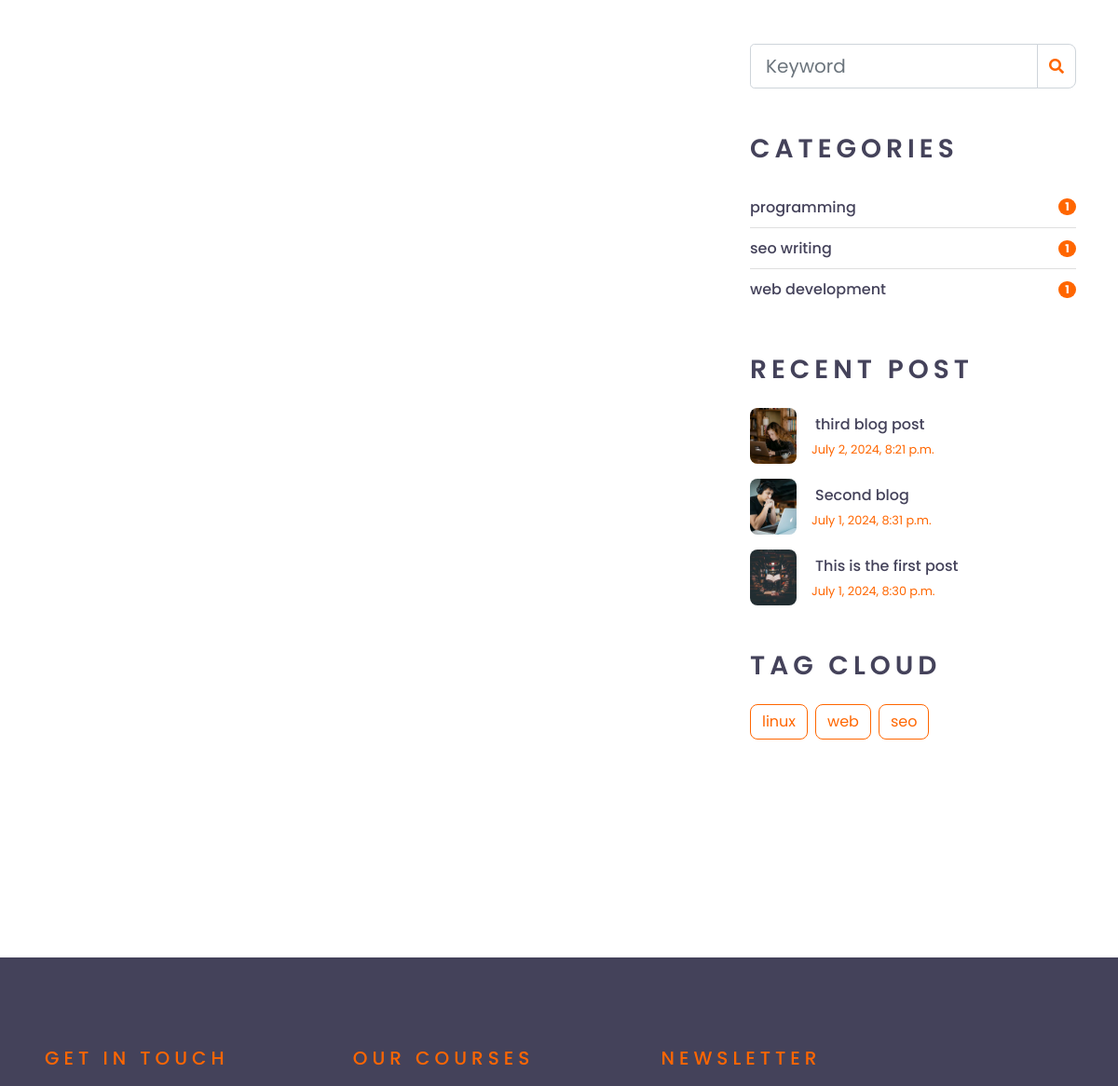
/search/ (middle part), run on an earlier commit of the app's database.
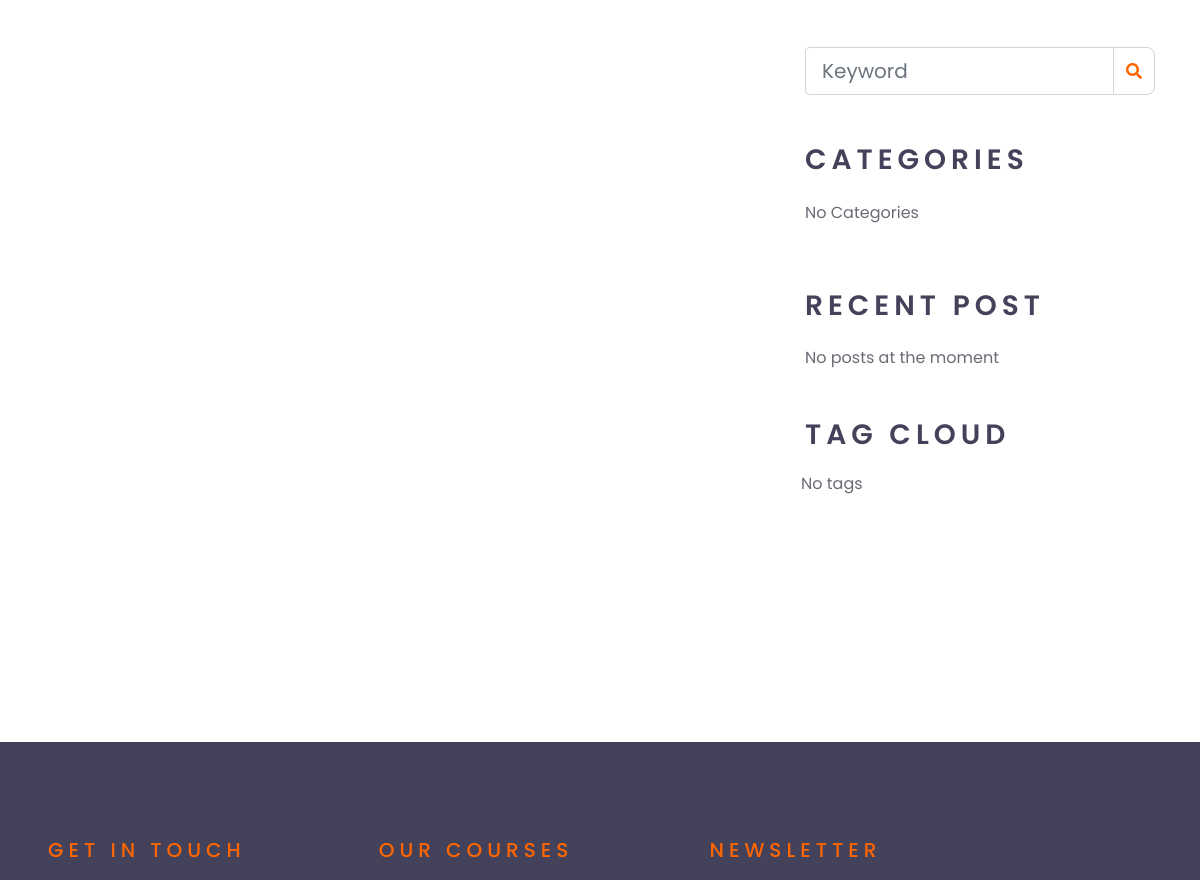
And on a later commit of the database.
### blogapp/models.py (models this page shows, shortened)
class Category(models.Model):
    name = models.CharField(max_length=50)
    url = models.SlugField(unique=True)
    class Meta:
        verbose_name ="Category"
        verbose_name_plural = "Categories"

class Post(models.Model):
    title = models.CharField(max_length=150)
    image = models.ImageField(upload_to="blogimages")
    url = models.SlugField(unique=True)
    content = RichTextField()
    created_at = models.DateTimeField(auto_now_add=True)
    category = models.ForeignKey(Category,on_delete=models.CASCADE,related_name='post')
    tags = models.ManyToManyField(Tags)
    published = models.BooleanField(default=True)
    class Meta:
        verbose_name ="Post"
        verbose_name_plural = "Posts"

class Tags(models.Model):
    name = models.CharField(max_length=50)
    url = models.SlugField(unique=True)
    class Meta:
        verbose_name ="Tag"
        verbose_name_plural = "Tags"

### blogapp/views.py (the view)
# urls.py: path('search/',views.blog_search,name="blog_search"),
def blog_search(request):
    query = request.GET.get('q')
    if query:
        blogposts = Post.objects.filter(title__icontains=query,published=True)
    else:
        blogposts=None
    blog_categories = Category.objects.annotate(blog_count=models.Count('post'))
    recent_blogs = Post.objects.order_by('-created_at')[:3]
    blog_tags = Tags.objects.all()
    context = {
        'blogposts':blogposts,
        'blog_categories':blog_categories,
        'recent_blogs':recent_blogs,
        'blog_tags':blog_tags
        }
    return render(request,'blog.html',context)

### templates/blog.html (shortened to what this page needs)
{% extends "base.html" %}
{% load static %}
    {% block body %}
    <div class="container-fluid py-5">
        <div class="container py-5">
            <div class="row">
                <div class="col-lg-8">
                </div>
                <div class="col-lg-4 mt-5 mt-lg-0">
                    <div class="mb-5">
                        <form method="get" action="{% url 'blog_search' %}">
                            <div class="input-group">
                                <input type="text" name="q" class="form-control form-control-lg" placeholder="Keyword" required/>
                                <div class="input-group-append">
                                    <span class="input-group-text bg-transparent text-primary"><i
                                            class="fa fa-search"></i></span>
                                </div>
                            </div>
                        </form>
                    </div>
                    <div class="mb-5">
                        <h3 class="text-uppercase mb-4" style="letter-spacing: 5px;">Categories</h3>
                        <ul class="list-group list-group-flush">
                            {% if blog_categories %}
                            {% for blog_category in blog_categories %}
                            <li class="list-group-item d-flex justify-content-between align-items-center px-0">
                                <a href="{% url "post_list_by_category" blog_category.url %}" class="text-decoration-none h6 m-0">{{blog_category.name}}</a>
                                <span class="badge badge-primary badge-pill">{{blog_category.blog_count}}</span>
                            </li>
                            {% endfor %}
                            {% else %}
                            <p> No Categories </p>
                            {% endif %}
                        </ul>
                    </div>
                    <div class="mb-5">
                        <h3 class="text-uppercase mb-4" style="letter-spacing: 5px;">Recent Post</h3>
                        {% if recent_blogs %}
                        {% for recent_blog in recent_blogs %}
                        <a class="d-flex align-items-center text-decoration-none mb-3" href="{% url "blog_details" recent_blog.url %}">
                            <img class="img-fluid rounded" width="50px" height="50px" src="{{recent_blog.image.url}}" alt="{{recent_blog.title}}">
                            <div class="pl-3">
                                <h6 class="m-1">{{recent_blog.title}}</h6>
                                <small>{{recent_blog.created_at}}</small>
                            </div>
                        </a>
                        {% endfor %}
                       {% else %}
                       <p> No posts at the moment</p>
                       {% endif %}
                    </div>
                    <div class="mb-5">
                        <h3 class="text-uppercase mb-4" style="letter-spacing: 5px;">Tag Cloud</h3>
                        <div class="d-flex flex-wrap m-n1">
                            {% if blog_tags %}
                            {% for blog_tag in blog_tags %}
                            <a href="{% url "post_list_by_tags" blog_tag.url %}" class="btn btn-outline-primary m-1">{{blog_tag.name}}</a>
                            {% endfor %}
                            {% else %}
                            <p> No tags </p>
                            {% endif %}
                        </div>
                    </div>
                </div>
            </div>
        </div>
    </div>
    {% endblock body %}

What changed in the data, as far as the page shows it:
removed Category: name "programming", blog_count "1"
removed Category: name "seo writing", blog_count "1"
removed Category: name "web development", blog_count "1"
removed Post: image (picture), title "third blog post", created_at "July 2, 2024, 8:21 p.m."
removed Post: image (picture), title "Second blog", created_at "July 1, 2024, 8:31 p.m."
removed Post: image (picture), title "This is the first post", created_at "July 1, 2024, 8:30 p.m."
removed Tags: name "linux"
removed Tags: name "web"
removed Tags: name "seo"
Also different on the page:
text now shown: "No Categories No posts at the moment No tags"
